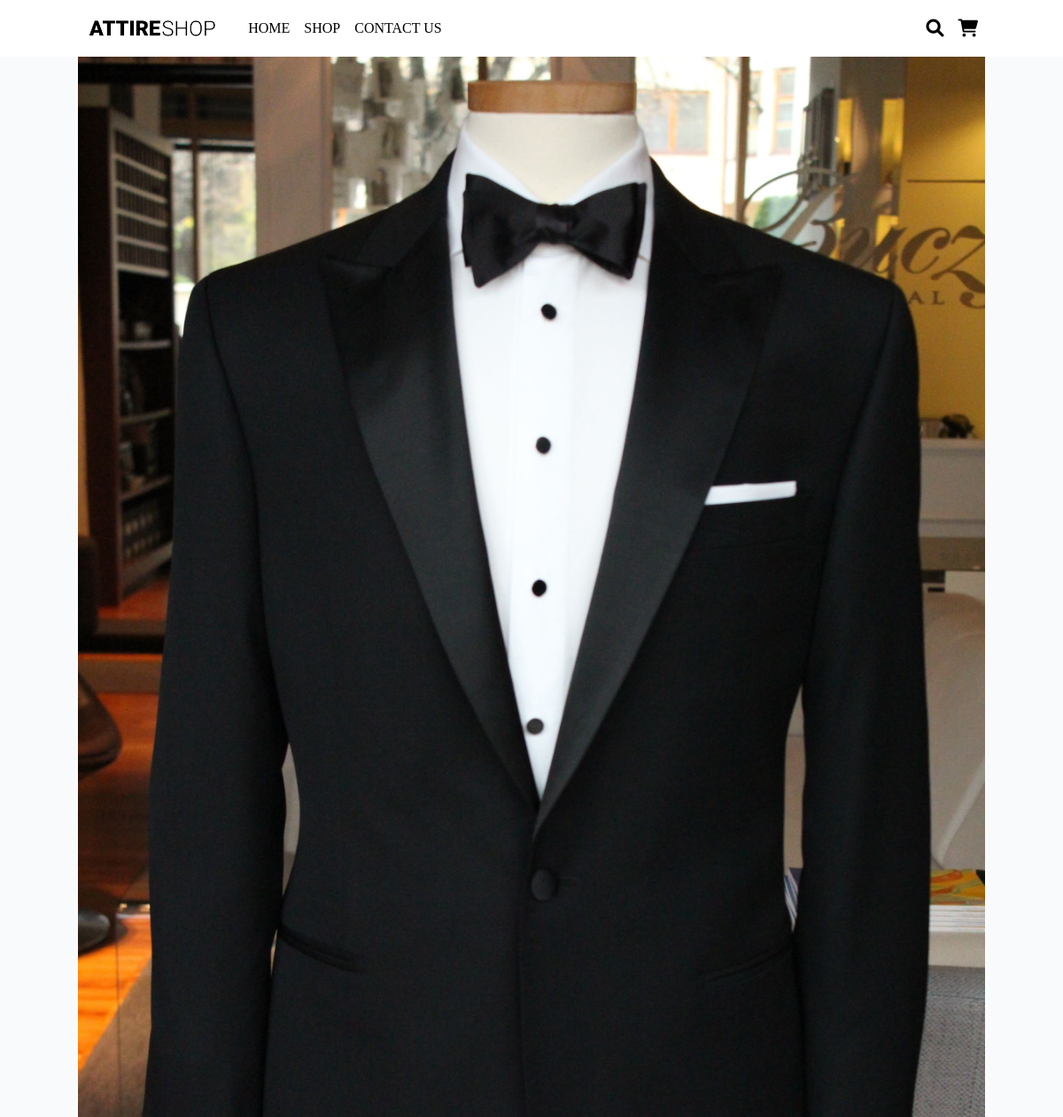
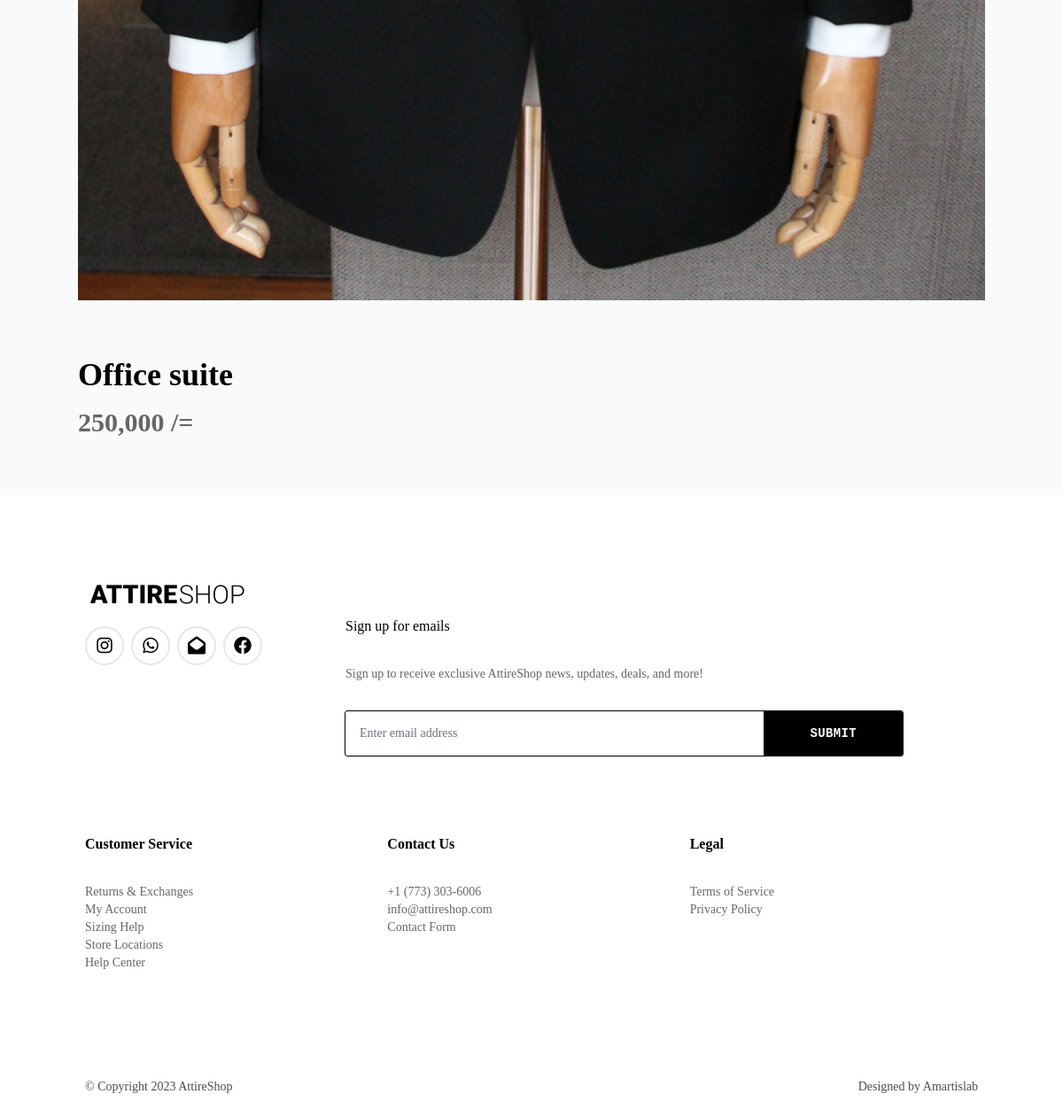
The page /products/1/ on the database its author committed (2 pictures, top to bottom).
### products/models.py (models this page shows, shortened)
class Product(models.Model):
    name = models.CharField(max_length=50)
    picture = models.ImageField()
    price = models.IntegerField()
    description = models.TextField(null=True, blank=True)
    discount = models.IntegerField(null=True, blank=True)
    cartegories = models.ManyToManyField('Cartegory', blank=True)
    def actualPrice(self):
        return (self.price*self.discount)/100 if self.discount else self.price
    def formatedPrice(self):
        return f"{self.actualPrice():,}"

### products/views.py (the view)
# urls.py: path('<int:pk>/', ProductDetailView.as_view(), name='product-detail'),
class ProductDetailView(DetailView):
   model = Product
   template_name = 'products/product-detail.html'
   context_object_name = "product"

### products/templates/products/product-detail.html (shortened to what this page needs)
{% extends 'base.html' %}
{% load static %}
{% block content %}
<section id="product">
   <div class="container mx-auto">
      <section title="Illustration">
         <div class="flex flex-wrap">
            <figure title="{{ product.name }}" class="w-full">
               <img class="w-full object-cover" src="{{ product.picture.url }}" alt="{{ product.name }}">
            </figure>
         </div>
      </section>
      <main>
         <div class="grid py-16">
            <h1 class="text-4xl font-bold">{{ product.name }}</h1>
            <p class="text-3xl mt-4 text-grey-600 font-bold">{{ product.formatedPrice }} /=</p>
         </div>
      </main>
   </div>
</section>
{% endblock content %}

### rows shown on the page
Product: picture (picture), name "Office suite", formatedPrice "250,000"
